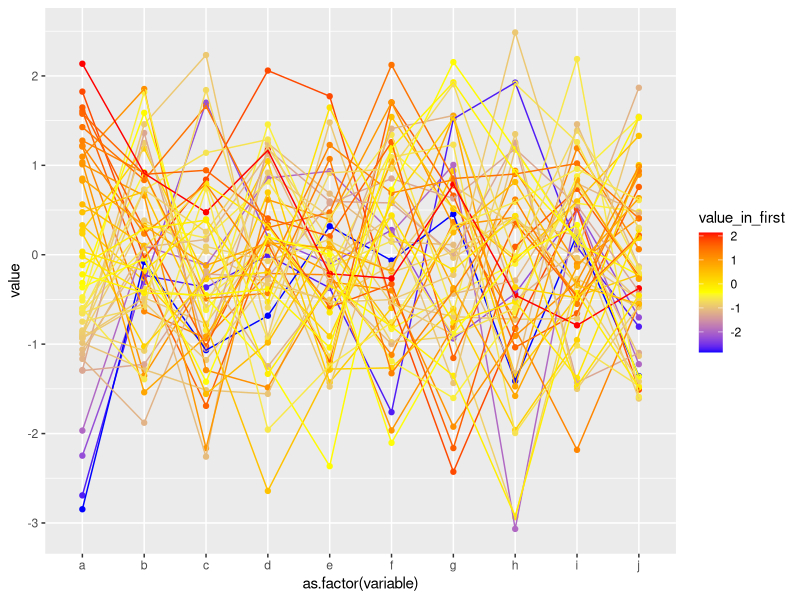

Write R code to recreate this figure.
require(ggplot2)
require(reshape2)

plot_profile <- function(expression_matrix) {
  # This function plots a "GeneSpring" style profile plot from microarray data
  # Rearrange the data matrix as a data frame, and add a column for grouping
  for_profile <- as.data.frame(expression_matrix)
  for_profile$probe <- row.names(for_profile)
  # melt the data into the long form (1 row per observation)
  melted <- melt(for_profile, id='probe')
  # order by the grouping factor (probe name)
  melted <- melted[with(melted, order(probe)), ]
  # Add an observation to colour by (as with GeneSpring plots, this is expression
  # in the left-most array)
  melted$value_in_first = rep(melted[melted$probe==melted$probe & melted$variable==colnames(expression_matrix)[1],]$value,
                              each=ncol(expression_matrix))

  # construct the plot in ggplot2, grouping by probe, and colouring by expression
  # in the first sample
  g <- ggplot(data=melted, aes(x=as.factor(variable), y=value))

  g +
    geom_point(aes(group=probe, colour=value_in_first)) +
    geom_line(aes(group=probe, colour=value_in_first)) +
    scale_colour_gradient2(low='blue', high='red', mid='yellow', midpoint=(max(melted$value_in_first) + min(melted$value_in_first))/2)
}


# generate some random, not microarray like data for example
em <- matrix(rnorm(50*10), ncol=10)
colnames(em) <- letters[1:10]

plot_profile(em)
